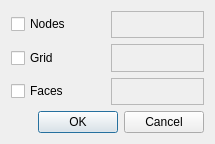
<?xml version="1.0" encoding="UTF-8"?>
<ui version="4.0">
 <class>ItkMeshRendererAttributeDlg</class>
 <widget class="QDialog" name="ItkMeshRendererAttributeDlg">
  <property name="geometry">
   <rect>
    <x>0</x>
    <y>0</y>
    <width>215</width>
    <height>144</height>
   </rect>
  </property>
  <property name="windowTitle">
   <string>Dialog</string>
  </property>
  <layout class="QVBoxLayout" name="verticalLayout">
   <item>
    <layout class="QHBoxLayout" name="horizontalLayout">
     <item>
      <widget class="QCheckBox" name="nodes_cb_">
       <property name="text">
        <string>Nodes</string>
       </property>
      </widget>
     </item>
     <item>
      <widget class="Q3D::ColorButton" name="nodes_color_button_">
       <property name="frameShape">
        <enum>QFrame::StyledPanel</enum>
       </property>
       <property name="frameShadow">
        <enum>QFrame::Raised</enum>
       </property>
      </widget>
     </item>
    </layout>
   </item>
   <item>
    <layout class="QHBoxLayout" name="horizontalLayout_2">
     <item>
      <widget class="QCheckBox" name="grid_cb_">
       <property name="text">
        <string>Grid</string>
       </property>
      </widget>
     </item>
     <item>
      <widget class="Q3D::ColorButton" name="grid_color_button_">
       <property name="frameShape">
        <enum>QFrame::StyledPanel</enum>
       </property>
       <property name="frameShadow">
        <enum>QFrame::Raised</enum>
       </property>
      </widget>
     </item>
    </layout>
   </item>
   <item>
    <layout class="QHBoxLayout" name="horizontalLayout_3">
     <item>
      <widget class="QCheckBox" name="face_cb_">
       <property name="text">
        <string>Faces</string>
       </property>
      </widget>
     </item>
     <item>
      <widget class="Q3D::ColorButton" name="face_color_button_">
       <property name="frameShape">
        <enum>QFrame::StyledPanel</enum>
       </property>
       <property name="frameShadow">
        <enum>QFrame::Raised</enum>
       </property>
      </widget>
     </item>
    </layout>
   </item>
   <item>
    <widget class="QDialogButtonBox" name="buttonBox">
     <property name="orientation">
      <enum>Qt::Horizontal</enum>
     </property>
     <property name="standardButtons">
      <set>QDialogButtonBox::Cancel|QDialogButtonBox::Ok</set>
     </property>
    </widget>
   </item>
  </layout>
 </widget>
 <customwidgets>
  <customwidget>
   <class>Q3D::ColorButton</class>
   <extends>QFrame</extends>
   <header location="global">q3D/gui/color_button.h</header>
   <container>1</container>
  </customwidget>
 </customwidgets>
 <resources/>
 <connections>
  <connection>
   <sender>buttonBox</sender>
   <signal>accepted()</signal>
   <receiver>ItkMeshRendererAttributeDlg</receiver>
   <slot>accept()</slot>
   <hints>
    <hint type="sourcelabel">
     <x>248</x>
     <y>254</y>
    </hint>
    <hint type="destinationlabel">
     <x>157</x>
     <y>274</y>
    </hint>
   </hints>
  </connection>
  <connection>
   <sender>buttonBox</sender>
   <signal>rejected()</signal>
   <receiver>ItkMeshRendererAttributeDlg</receiver>
   <slot>reject()</slot>
   <hints>
    <hint type="sourcelabel">
     <x>316</x>
     <y>260</y>
    </hint>
    <hint type="destinationlabel">
     <x>286</x>
     <y>274</y>
    </hint>
   </hints>
  </connection>
 </connections>
</ui>
